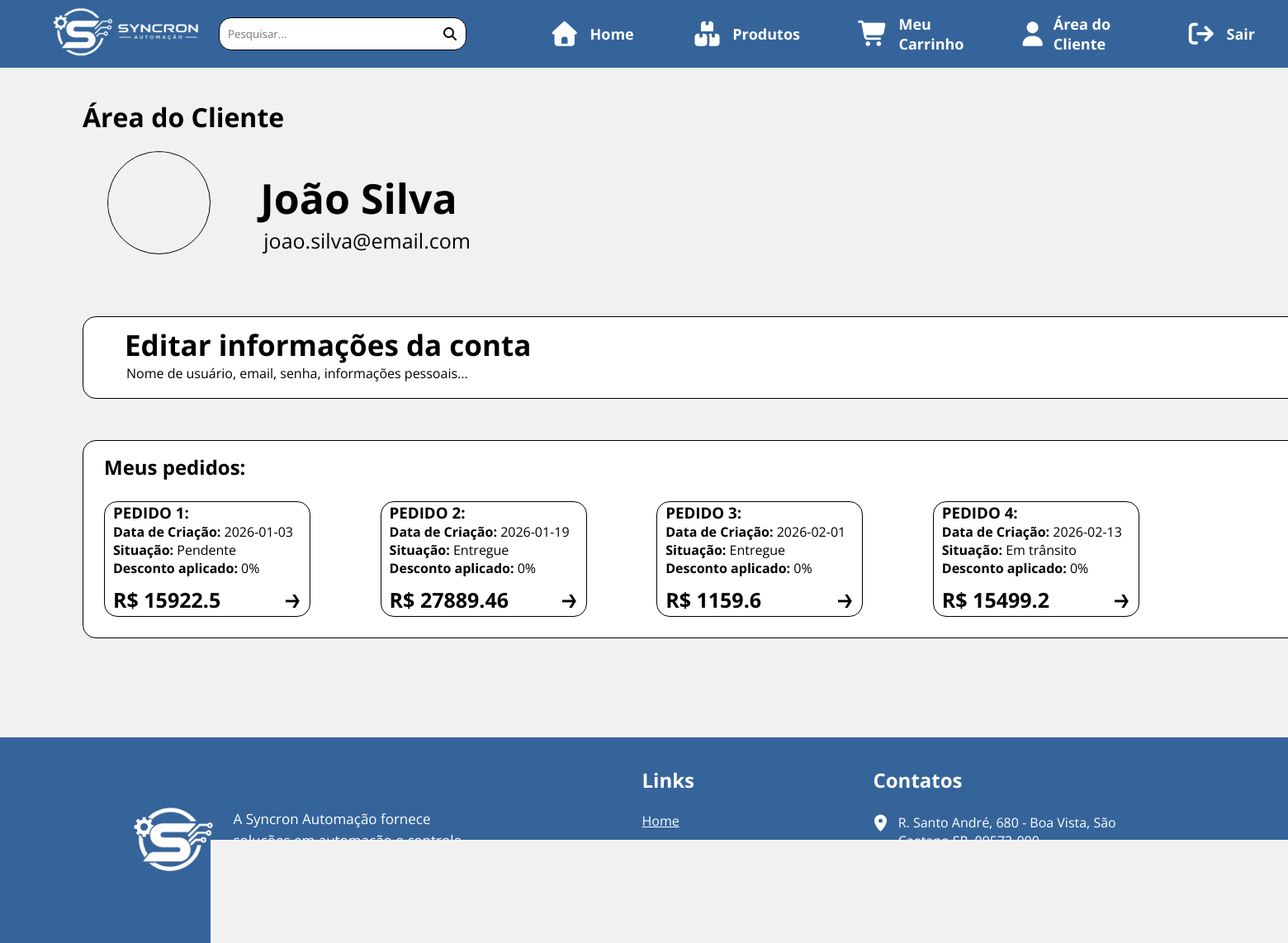
/pages/area-cliente.php (signed in), run on the app's committed database.
### tables this page shows
CREATE TABLE `pedidos` (
  `id_pedido` int(11) NOT NULL,
  `id_cliente` int(11) NOT NULL,
  `data_pedido` date NOT NULL DEFAULT curdate(),
  `status_pagamento` enum('Pendente','Realizado') NOT NULL,
  `status_geral` enum('Pendente','Em trânsito','Entregue','Cancelado') NOT NULL,
  `desconto_aplicado` int(3) NOT NULL
);

### pages/area-cliente.php (the view, shortened to what this page needs)
<?php
require_once "../includes/crud.php";
$id_cliente = $_SESSION['id_cliente'];
?>
<!DOCTYPE html>
<html lang="pt-br">
    <head>
        <?php require_once "../includes/meta-links.php"; ?>
        <link rel="stylesheet" href="../assets/area-cliente.css">
    </head>
    <body>
        <?php include '../includes/header.php'; ?>
        <main class="main-content">
            <div class="top-bar">
                <h1>Área do Cliente</h1>
            </div>
            <article class="profile-box">
                <div class="profile-line">
                    <?php echo '<img src="../'.$_SESSION['foto_perfil'].'" class="profile-photo">'; ?>
                    <div class="profile-info">
                        <h2><?php echo $_SESSION['nome']; ?></h2>
                        <p><?php echo $_SESSION['email']; ?></p>
                    </div>
                </div>
            </article>
            <a href="./editar-usuario.php" class="profile-edit">
                <div class="edit-line">
                    <div class="edit-desc">
                        <h2>Editar informações da conta</h2>
                        <p>Nome de usuário, email, senha, informações pessoais...</p>
                    </div>
                </div>
            </a>
            <article class="order-list">
                <h2>Meus pedidos:</h2>
                <div class="order-line">
                    <?php
                        $sql = "
                            SELECT
                            pedidos.id_pedido,
                                SUM(
                                    itens_pedidos.quantidade_item * itens_pedidos.preco_unitario
                                )
                            AS valor_total,
                            pedidos.data_pedido,
                            pedidos.status_geral,
                            pedidos.desconto_aplicado as desconto
                            FROM pedidos
                            INNER JOIN clientes ON clientes.id_cliente = pedidos.id_cliente
                            INNER JOIN itens_pedidos ON itens_pedidos.id_pedido = pedidos.id_pedido
                            WHERE pedidos.id_cliente = $id_cliente
                            GROUP BY
                                pedidos.id_pedido,
                                pedidos.data_pedido
                                limit 4
                        ";
                        $stmt = $pdo->prepare($sql);
                        $stmt->execute();
                        $dados = $stmt->fetchAll(PDO::FETCH_ASSOC);
                        $count = 1;
                        foreach ($dados as $pedido){
                            echo '
                                    <div class="order-box">
                                        <div class="margin-order">
                                            <h3>PEDIDO '.$count.':</h3>
                                            <p><b>Data de Criação: </b>'.$pedido['data_pedido'].'</p>
                                            <p><b>Situação: </b>'.$pedido['status_geral'].'</p>
                                            <p><b>Desconto aplicado: </b>'.$pedido['desconto'].'%</p>
                                            <div class="inbox-line">
                                                <h4 class="order-price">R$ '.($pedido['valor_total'] - (($pedido['valor_total'] / 100) * $pedido['desconto'])).'</h4>
                                                <a href="./detalhes-pedido.php?pedido='.$pedido['id_pedido'].'">
                                                    <img src="../img/arrow.png" class="details-arrow">
                                                </a>
                                            </div>
                                        </div>
                                    </div>
                                ';
                            $count ++ ;
                        }
                    ?>
                    <a href="./ver-pedidos.php" class="more-order">
                    </a>
                </div>
            </article>
        </main>
        <?php include '../includes/footer.php'; ?>
    </body>
</html>

### includes/meta-links.php (shortened to what this page needs)
<link rel="stylesheet" href="https://cdnjs.cloudflare.com/ajax/libs/font-awesome/7.0.1/css/all.min.css" />
<link rel="stylesheet" href="../assets/styles.css">

### includes/header.php
<header>
    <div class="logo-header">
        <a href="index.php">
            <img src="../img/logo-header.png">
        </a>
    </div>
    <form class="search-bar" action="produtos.php" method="GET">
        <input type="text" name="pesquisa" value="<?php echo isset($_GET["pesquisa"]) ? $_GET["pesquisa"] : ''; ?>" placeholder="Pesquisar...">
        <i class="fa-solid fa-magnifying-glass"></i>
    </form>
    <nav>
        <a href="index.php"><i class="fa-solid fa-house"></i>Home</a>
        <a href="produtos.php"><i class="fa-solid fa-boxes-stacked"></i>Produtos</a>
        <a href="carrinho.php"><i class="fa-solid fa-cart-shopping"></i>Meu Carrinho</a>
        <?php if(!isset($_SESSION['usuario']) or (!isset($_SESSION['id_cliente']))){ ?>
        <a href="login.php"><i class="fa-regular fa-circle-user"></i>Login</a>
        <?php } else { ?>
        <a href="area-cliente.php"><i class="fa-solid fa-user"></i>Área do Cliente</a>
        <a href="../includes/logout.php"><i class="fa-solid fa-arrow-right-from-bracket"></i>Sair</a>
        <?php } ?>
    </nav>
</header>

### includes/footer.php (shortened to what this page needs)
<footer>
        <div class="footer-esquerda">
            <img src="../img/logo-footer.png" alt="Logo">
            <p>
                A Syncron Automação fornece soluções
                em automação e controle industrial.
            </p>
        </div>
        <div class="footer-links">
            <h2>Links</h2>
            <a href="index.php">Home</a>
            <a href="produtos.php">Produtos</a>
            <a href="#">Sobre nós</a>
        </div>
        <div class="footer-contato">
            <h2>Contatos</h2>
            <p>
                <i class="fa-solid fa-location-dot"></i>
                R. Santo André, 680 - Boa Vista,
                São Caetano SP, 09572-000
            </p>
            <p>
                <i class="fa-solid fa-phone"></i>
            </p>
            <p>
                <i class="fa-regular fa-envelope"></i>
            </p>
        </div>
</footer>

### assets/styles.css (style rules this page uses)
* { margin: 0; padding: 0; box-sizing: border-box; font-family: "Open Sans", Arial, Helvetica, sans-serif; }
body { display: flex; flex-direction: column; min-height: 100vh; background-color: #dcdcdc; }
header { background-color: #35649B; height: 82px; display: flex; align-items: center; justify-content: space-around; position: fixed; width: 100%; padding: 0 40px; z-index: 999; }
.logo-header img { height: 60px; }
.search-bar { display: flex; flex-direction: column; align-items: flex-start; justify-content: center; position: relative; margin-right: 100px; }
.search-bar input { padding: 10px 10px; border: 1px solid #000; border-radius: 15px; width: 300px; caret-color: #000; }
.search-bar i { position: absolute; right: 10px; }
nav { display: flex; align-items: center; gap: 70px; }
nav a { color: white; text-decoration: none; font-size: 18px; font-weight: bold; display: flex; align-items: center; gap: 12px; transition: 0.3s; }
nav i { font-size: 30px; }
main { min-height: 100vh; }
footer { background-color: #35649B; color: white; display: flex; justify-content: space-around; padding: 35px 50px; position: sticky; min-height: 200px; }
.footer-esquerda { display: flex; align-items: center; gap: 20px; width: 420px; }
.footer-esquerda img { width: 110px; }
.footer-esquerda p { font-size: 17px; line-height: 1.5; }
.footer-links { display: flex; flex-direction: column; gap: 14px; }
.footer-links h2 { margin-bottom: 8px; }
.footer-links a { color: white; font-size: 16px; }
.footer-contato { display: flex; flex-direction: column; gap: 16px; width: 350px; }
.footer-contato h2 { margin-bottom: 8px; }
.footer-contato p { display: flex; gap: 12px; font-size: 16px; line-height: 1.4; }
.footer-contato i { font-size: 20px; margin-top: 2px; }

### assets/area-cliente.css (style rules this page uses)
.main-content { background-color: #f1f1f1; display: flex; align-items: left; justify-content: left; flex-direction: column; padding-block: 120px; padding-left: 100px; }
.top-bar { display: flex; justify-content: space-between; align-items: flex-end; margin-bottom: 20px; color:black; }
.profile-box { width: 500px; height: 150px; }
.profile-photo { width: 125px; height: 125px; border: 1px solid rgb(0, 0, 0); border-radius: 4rem; overflow: hidden; display: flex; justify-content: center; align-items: center; }
.profile-line { display: flex; justify-content: space-around; align-items: flex-end; }
.profile-info { align-items: left; justify-content: left; }
.profile-info h2 { font-size: 50px; }
.profile-info p { font-size: 25px; margin-left: 4px; }
.profile-edit { width: 1700px; height: 100px; background-color: #ffffff; border: 1px solid #000000; border-radius: 1rem; margin-top: 50px; list-style: none; text-decoration: none; color: #000000; }
.edit-line { display: flex; justify-content: space-between; align-items: flex-end; margin-top: 10px; }
.edit-desc { margin-left: 50px; }
.edit-desc h2 { font-size: 35px; }
.edit-desc p { margin-left: 2px; }
.order-list { width: 1700px; height: 240px; background-color: #ffffff; border: 1px solid #000000; border-radius: 1rem; margin-top: 50px; }
.order-list h2 { margin-top: 15px; margin-left: 25px; }
.order-line { display: grid; justify-content: space-around; grid-template-columns: repeat(5,1fr); margin-left: 25px; }
.order-box { width: 250px; height: 140px; background-color: #ffffff; border: 1px solid #000000; border-radius: 1rem; margin-top: 25px; }
.more-order { display: flex; justify-content: space-around; align-items: flex-end; list-style: none; text-decoration: none; color: #000000; margin-bottom: 50px; }
.margin-order { margin-left: 10px; }
.inbox-line { display: flex; justify-content: space-between; align-items: flex-end; margin-top: 10px; }
.order-price { font-size: 25px; }
.details-arrow { width: 20px; height: 20px; margin-right: 10px; }

### data on the page
pedidos: data_pedido "2026-01-03", status_geral "Pendente", desconto_aplicado "0", desconto "15922.5"
pedidos: data_pedido "2026-01-19", status_geral "Entregue", desconto_aplicado "0", desconto "27889.46"
pedidos: data_pedido "2026-02-01", status_geral "Entregue", desconto_aplicado "0", desconto "1159.6"
pedidos: data_pedido "2026-02-13", status_geral "Em trânsito", desconto_aplicado "0", desconto "15499.2"

### other printed values
$_SESSION['nome'] "João Silva"
$_SESSION['email'] "joao.silva@email.com"
